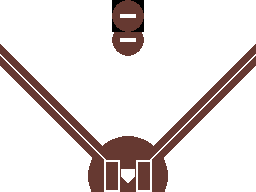

Tiled map render using the project's own tile images. Description and the whole map definition, tile-layer contents included, below:
An orthogonal 32x24 tile map with 8x8 px tiles, 1 tile layer (タイルレイヤー1), 3 tilesets.

<map version="1.5" tiledversion="1.7.2" orientation="orthogonal" renderorder="right-down" width="32" height="24" tilewidth="8" tileheight="8" infinite="0" nextlayerid="2" nextobjectid="1">
 <tileset firstgid="1" source="mound.tsx" />
 <tileset firstgid="17" source="BattersBox.tsx" />
 <tileset firstgid="785" source="BattersBox.tsx" />
 <layer id="1" name="タイルレイヤー1" width="32" height="24">
  <data encoding="csv">
785,785,785,785,785,785,785,785,785,785,785,785,785,785,1,2,3,4,785,785,785,785,785,785,785,785,785,785,785,785,785,785,
785,785,785,785,785,785,785,785,785,785,785,785,785,785,5,6,7,8,785,785,785,785,785,785,785,785,785,785,785,785,785,785,
785,785,785,785,785,785,785,785,785,785,785,785,785,785,9,10,11,12,785,785,785,785,785,785,785,785,785,785,785,785,785,785,
17,18,19,20,21,22,23,24,25,26,27,28,29,30,13,14,15,16,35,36,37,38,39,40,41,42,43,44,45,46,47,48,
49,50,51,52,53,54,55,56,57,58,59,60,61,62,63,64,65,66,67,68,69,70,71,72,73,74,75,76,77,78,79,80,
81,82,83,84,85,86,87,88,89,90,91,92,93,94,95,96,97,98,99,100,101,102,103,104,105,106,107,108,109,110,111,112,
113,114,115,116,117,118,119,120,121,122,123,124,125,126,127,128,129,130,131,132,133,134,135,136,137,138,139,140,141,142,143,144,
145,146,147,148,149,150,151,152,153,154,155,156,157,158,159,160,161,162,163,164,165,166,167,168,169,170,171,172,173,174,175,176,
177,178,179,180,181,182,183,184,185,186,187,188,189,190,191,192,193,194,195,196,197,198,199,200,201,202,203,204,205,206,207,208,
209,210,211,212,213,214,215,216,217,218,219,220,221,222,223,224,225,226,227,228,229,230,231,232,233,234,235,236,237,238,239,240,
241,242,243,244,245,246,247,248,249,250,251,252,253,254,255,256,257,258,259,260,261,262,263,264,265,266,267,268,269,270,271,272,
273,274,275,276,277,278,279,280,281,282,283,284,285,286,287,288,289,290,291,292,293,294,295,296,297,298,299,300,301,302,303,304,
305,306,307,308,309,310,311,312,313,314,315,316,317,318,319,320,321,322,323,324,325,326,327,328,329,330,331,332,333,334,335,336,
337,338,339,340,341,342,343,344,345,346,347,348,349,350,351,352,353,354,355,356,357,358,359,360,361,362,363,364,365,366,367,368,
369,370,371,372,373,374,375,376,377,378,379,380,381,382,383,384,385,386,387,388,389,390,391,392,393,394,395,396,397,398,399,400,
401,402,403,404,405,406,407,408,409,410,411,412,413,414,415,416,417,418,419,420,421,422,423,424,425,426,427,428,429,430,431,432,
433,434,435,436,437,438,439,440,441,442,443,444,445,446,447,448,449,450,451,452,453,454,455,456,457,458,459,460,461,462,463,464,
465,466,467,468,469,470,471,472,473,474,475,476,477,478,479,480,481,482,483,484,485,486,487,488,489,490,491,492,493,494,495,496,
497,498,499,500,501,502,503,504,505,506,507,508,509,510,511,512,513,514,515,516,517,518,519,520,521,522,523,524,525,526,527,528,
529,530,531,532,533,534,535,536,537,538,539,540,541,542,543,544,545,546,547,548,549,550,551,552,553,554,555,556,557,558,559,560,
561,562,563,564,565,566,567,568,569,570,571,572,573,574,575,576,577,578,579,580,581,582,583,584,585,586,587,588,589,590,591,592,
593,594,595,596,597,598,599,600,601,602,603,604,605,606,607,608,609,610,611,612,613,614,615,616,617,618,619,620,621,622,623,624,
625,626,627,628,629,630,631,632,633,634,635,636,637,638,639,640,641,642,643,644,645,646,647,648,649,650,651,652,653,654,655,656,
657,658,659,660,661,662,663,664,665,666,667,668,669,670,671,672,673,674,675,676,677,678,679,680,681,682,683,684,685,686,687,688
</data>
 </layer>
</map>